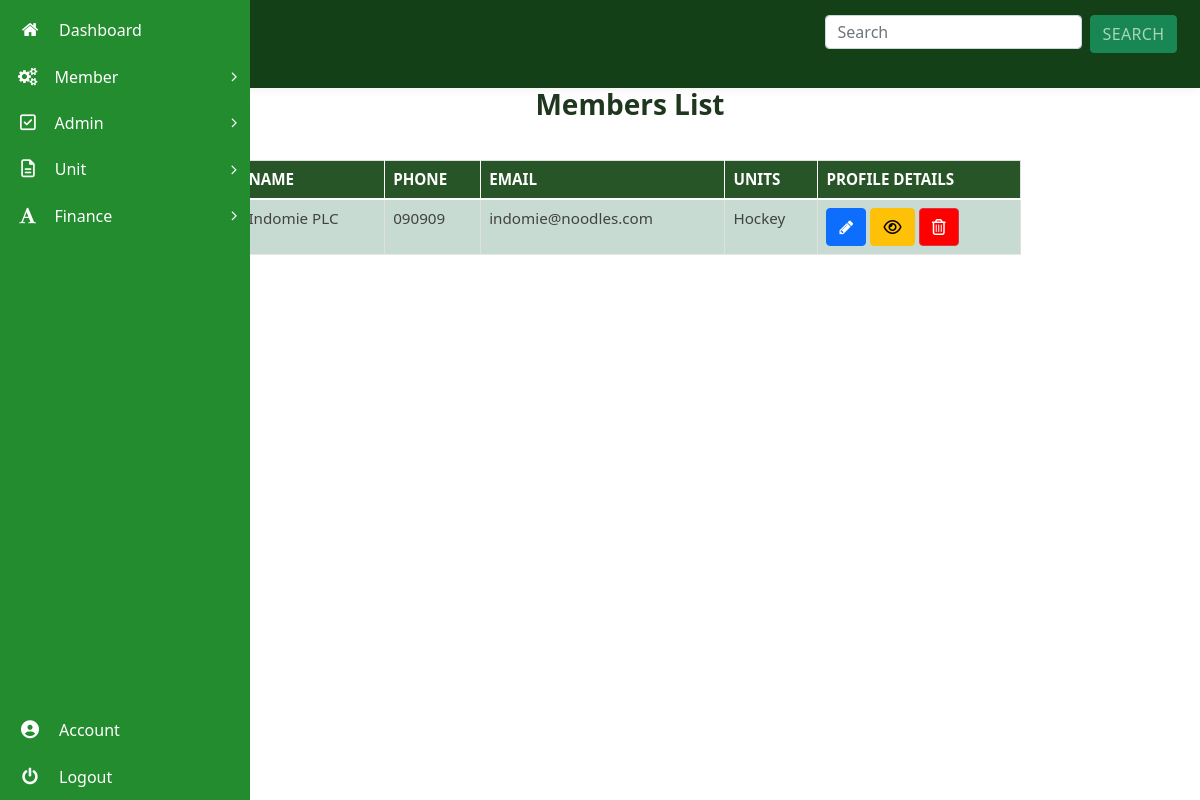
The app's page /admin/manage_members?page=2 (signed in), older data.
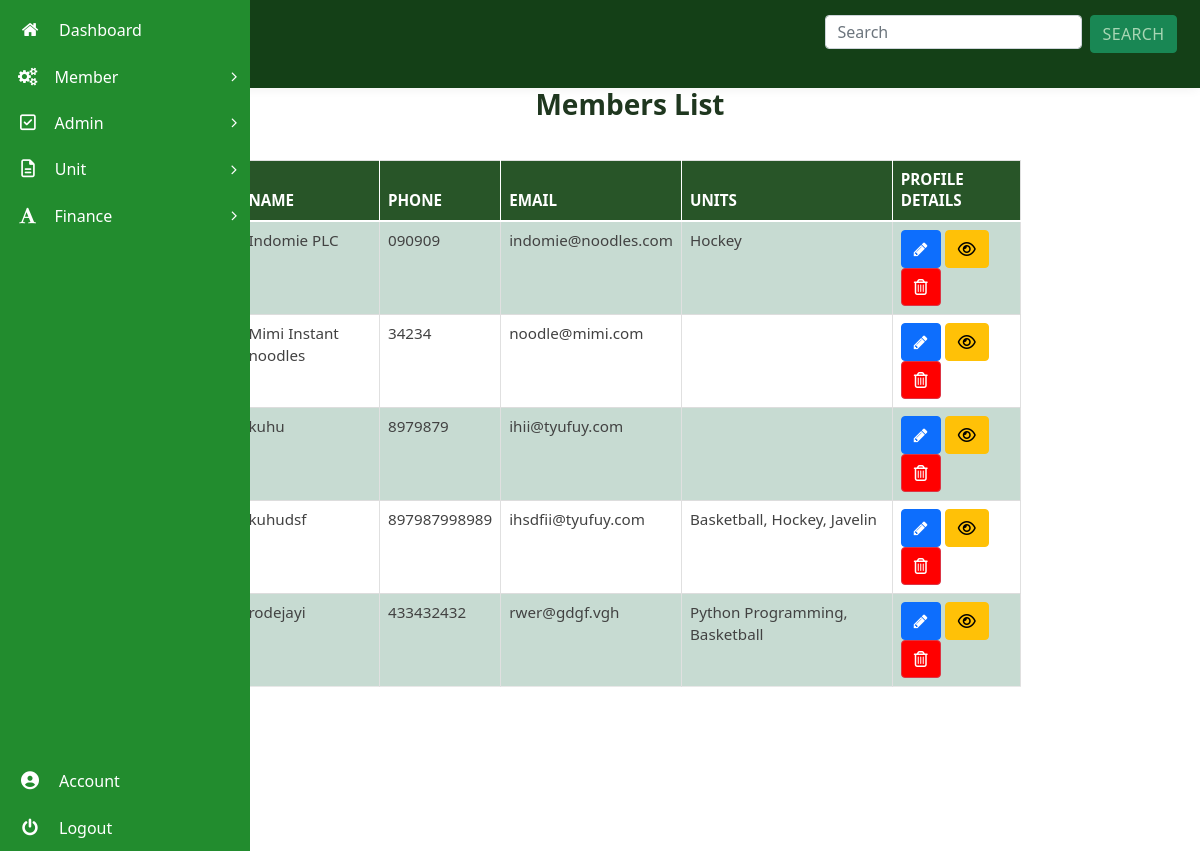
The same page, newer data.
### membership/models.py (models this page shows, shortened)
class User(db.Model, UserMixin):
  id = db.Column(db.Integer, primary_key=True)
  units = db.relationship("Unit", secondary=user_unit, backref="unit_members", lazy="dynamic")
  username = db.Column(db.String(20), unique=True, nullable=False)
  email = db.Column(db.String(120), unique=True, nullable=False)
  phone = db.Column(db.String(60), unique=True, nullable=False, default="")
  password = db.Column(db.String(60), nullable=False, default="~~~~~~~")
  image_file = db.Column(db.String(20), nullable=False, default='default.jpg')
  date_registered = db.Column(db.DateTime, nullable=False, default=datetime.utcnow)
  role = db.Column(db.String(6), nullable=False, default="USER")
  _is_superadmin = db.Column("is_superadmin", db.Boolean, nullable=False, default=False)
  current_salary = db.Column(db.String(60))
  occupation = db.Column(db.String(60))
  experience = db.Column(db.String(60))
  date_of_birth = db.Column(db.String(), nullable=False, default=datetime.utcnow)
  home_address = db.Column(db.String())
  work_address = db.Column(db.String())
  def display_units(self):
    unit_names = []
    for unit in self.units.all():
      unit_names.append(unit.name)
    return ", ".join(unit_names)
  @property
  def is_superadmin(self):
      return self._is_superadmin
  @is_superadmin.setter
  def is_superadmin(self, s):
    if type(s) == type(str()):
      if s.lower() == "true":
        self._is_superadmin = True
      elif s.lower() == "false":
        self._is_superadmin = False
    else:
      self._is_superadmin = s

class Unit(db.Model):
  id = db.Column(db.Integer, primary_key=True)
  name = db.Column(db.String(50), unique=True, nullable=False)
  date_created = db.Column(db.DateTime, nullable=False,default=datetime.utcnow)
  fees_amount = db.Column(db.String(),nullable=False,default="0")

### membership/routes.py (the view)
@app.route("/admin/manage_members")
@admin_role_required
@login_required
def manage_members():
  page = request.args.get('page', 1, type=int)
  members = User.query.filter_by(role="USER").paginate(page=page, per_page=5)
  return render_template("manage_members.html", page=page, members=members)

### membership/models.py (called while the page is built)
@login_manager.user_loader
def load_user(user_id):
    return User.query.get(int(user_id))

### membership/routes.py (called while the page is built)
def admin_role_required(func):
    @wraps(func)
    def decorated_view(*args, **kwargs):
      if current_user.is_authenticated:
        if not current_user.role == "ADMIN":
            abort(403)
        return func(*args, **kwargs)
      else:
        abort(403)
    return decorated_view

### membership/templates/manage_members.html (shortened to what this page needs)
{% extends "dashboard_layout.html" %}
{% block content %}
<link rel="stylesheet" type="text/css" href="css/table-style.css" />
<link rel="stylesheet" type="text/css" href="css/basictable.css" />
				<div class="container agile-tables">
					<h3 style="text-align: center; color:rgb(31, 55, 31); font-weight:bold;" class="text-center"> Members List</h3>
					<div class="w3l-table-info table-responsive">
					    <table id="tuble" class="table table-success table-striped table-hover ">
						<thead>
						  <tr>
							<th>Name</th>
							<th>Phone</th>
							<th>Email</th>
							<th>Units</th>
							<th>Profile Details</th>
						  </tr>
						</thead>
						<tbody>
							{% for member in members.items %}
						  <tr>
							<td>{{member.username}}</td>
							<td>{{ member.phone }}</td>
							<td>{{ member.email }}</td>
							<td>
							{{member.display_units()}}
							</td>
							<td><a role="button" class="btn btn-primary" href="{{ url_for('edit_member', member_id=member.id) }}" data-bs-toggle="tooltip" data-bs-placement="top" title="Edit Member Details" ><i class="fa fa-pencil" aria-hidden="true"  data-bs-toggle="tooltip" data-bs-placement="top" title="Edit Member Details"></i></a>
								<a type="button" class="btn btn-warning"  dataId="{{member.id}}" dataImage="/static/profile_pics/{{member.image_file }}" dataName="{{ member.username }}" dataEmail="{{member.email}}" dataPhone="{{member.phone}}" dataPassword="{{ member.password }}" dataUnits="{{member.display_units()}}" dataDateReg="{{ member.date_registered }}" dataOccupation="{{ member.occupation }}" dataHomeAddr="{{ member.home_address }}" dataWorkAddre="{{ member.work_address }}" dataExperience = "{{member.experience}}" dataCurrentSalary="{{member.current_salary}}" data-toggle="modal" data-target="#staticBackdrop" onclick="viewUserFunction(this)" data-bs-toggle="tooltip" data-bs-placement="top" title="Click to View User profile"><i class="fa fa-eye" aria-hidden="true"  data-bs-toggle="tooltip" data-bs-placement="top" title="Click to View User details"></i></a>
								<a type="button" class="btn btn-danger" style="background: red;" data-toggle="modal" id="{{member.id}}" dataName="{{member.username}}" data-target="#deletemodal"  onclick="deleteFunction(this)"data-bs-toggle="tooltip" data-bs-placement="top" title="Delete Member"><i class="fa fa-trash-o" aria-hidden="true"  data-bs-toggle="tooltip" data-bs-placement="top" title="Delete Member"></i></a>
							</td>
						  {% endfor %}
					  </table>
				  </div>
					  {% for page_num in members.iter_pages(left_edge=1, right_edge=1, left_current=1, right_current=2) %}
					    {% if page_num %}
					      {% if members.page == page_num %}
					        <a class="btn btn-success mb-5"  href="{{ url_for('manage_members', page=page_num) }}">{{ page_num }}</a>
					      {% else %}
					        <a class="btn btn-success mb-5" href="{{ url_for('manage_members', page=page_num) }}">{{ page_num }}</a>
					      {% endif %}
					    {% else %}
					      ...
					    {% endif %}
					  {% endfor %}
					</div>
{% endblock content %}

### membership/templates/dashboard_layout.html (shortened to what this page needs)
<!DOCTYPE html>
<head>
<link rel="stylesheet" href="{{ url_for('static', filename='css/bootstrap.css') }}">
<link href="https://cdn.jsdelivr.net/npm/bootstrap@5.0.2/dist/css/bootstrap.min.css" rel="stylesheet">
<link rel="stylesheet" type='text/css' href="{{ url_for('static', filename='css/style.css') }}">
<link rel="stylesheet" type='text/css' href="{{ url_for('static', filename='css/font.css') }}">
<link rel="stylesheet" type='text/css' href="{{ url_for('static', filename='css/font-awesome.css') }}">
<link href="https://cdn.jsdelivr.net/npm/bootstrap@5.0.1/dist/css/bootstrap.min.css" rel="stylesheet">
<link rel="stylesheet" href="https://cdnjs.cloudflare.com/ajax/libs/bootstrap-select/1.14.0-beta2/css/bootstrap-select.min.css"
 />
<link rel="stylesheet" type='text/css' href="{{ url_for('static', filename='css/morris.css') }}">
</head>
<body>
    <body class="dashboard-page">
  <nav class="main-menu ">
    <ul>
      <li>
        <a href="{{ url_for('dashboard') }}">
          <i class="fa fa-home nav_icon"></i>
          <span class="nav-text">
          Dashboard
          </span>
        </a>
      </li>
      <li class="has-subnav">
        <a href="javascript:;">
        <i class="fa fa-cogs" aria-hidden="true"></i>
        <span class="nav-text">
          Member
        </span>
        <i class="icon-angle-right"></i>
        </a>
      </li>
      {% if current_user.is_superadmin %}
        <li class="has-subnav">
          <a href="javascript:;">
          <i class="fa fa-check-square-o nav_icon"></i>
          <span class="nav-text">
          Admin
          </span>
          <i class="icon-angle-right"></i>
          </a>
        </li>
      {% endif %}
      <li class="has-subnav">
        <a href="javascript:;">
          <i class="fa fa-file-text-o nav_icon"></i>
            <span class="nav-text">Unit</span>
          <i class="icon-angle-right"></i>
        </a>
      </li>
      <li class="has-subnav">
        <a href="javascript:;">
          <i class="icon-font nav-icon"></i>
            <span class="nav-text">Finance</span>
          <i class="icon-angle-right"></i>
        </a>
      </li>
    </ul>
    <div style="position:absolute;left:0;bottom:0;">
      <ul >
      <li>
      <a href="{{ url_for('edit_admin' , admin_id=current_user.id )}}">
      <i class="fa fa-user-circle nav-icon"></i>
      <span class="nav-text">
      Account
      </span>
      </a>
      </li>
    </ul>
    <ul class="logout">
      <li>
      <a href="{{ url_for('logout') }}">
      <i class="icon-off nav-icon"></i>
      <span class="nav-text">
      Logout
      </span>
      </a>
      </li>
    </ul>
    </div>
  </nav>
  <section class="wrapper scrollable">
    <nav class="user-menu">
    </nav>
    <section class="title-bar">
      <div class="ric" >
        <nav class="navbar navbar-expand-lg navbar-light bg-" >
          <div class="container-fluid">
            <a class="navbar-brand" id="greeny"><img src="{{ url_for('static', filename='images/NASME.png')}}" alt="" width="60px" /></a>
            <form  method="POST" action="{{url_for('search_members')}}" class="d-flex" autocomplete="off">
            <input id="member_autocomplete" name="search_query" class="form-control me-2" type="text" placeholder="Search" aria-label="Search">
            <button class="btn btn-success" type="submit" style="color: #A8D6B4;">Search</button>
            </form>
          </div>
          </nav>
      </div>
    </section>
    {% block content %}{% endblock %}
    <br>
    <br>
    </section>
    <link href="https://code.jquery.com/ui/1.10.2/themes/smoothness/jquery-ui.min.css" rel="stylesheet">
</body>

### membership/static/css/table-style.css (style rules this page uses)
table { background: white; border-collapse: collapse; margin: 1.25em 0 0; width: 100%; }
table tr, table th, table td { border: none; border-bottom: 1px solid #e8e8e8; font-size: .95em; }
table th, table td { padding: 10px 12px; text-align: left; }
table th { background: #fcb216; color: #000000; text-transform: uppercase; }
table tr td { background: #f3faff; color: #424242; }
table tr:nth-of-type(2n+2) td { background: #ffffff; }
table { width: 100%; }
.table { margin: 30px 0; border-collapse: collapse; border-spacing: 0; empty-cells: show; border: 1px solid #e0e0e0; }
.table td, .table th { border-left: 1px solid #e0e0e0; border-width: 0 0 0 1px; font-size: inherit; margin: 0; overflow: visible; padding: 0.5em 1em; font-weight: normal; }
.table td:first-child, .table th:first-child { border-left-width: 0; }
.table thead, .table tfoot { background-color: #f05050; color: #fff; text-align: left; vertical-align: bottom; }
.table thead td, .table tfoot td, .table thead th, .table tfoot th { border-color: #fff; }
.table td { background-color: transparent; }

Row changes from the older to the newer data that the page shows:
added User: username "Mimi Instant noodles", phone "34234", email "noodle@mimi.com"
added User: username "kuhu", phone "8979879", email "ihii@tyufuy.com"
added User: username "kuhudsf", phone "897987998989", email "ihsdfii@tyufuy.com", display_units "Basketball, Hockey, Javelin"
added User: username "rodejayi", phone "433432432", email "rwer@gdgf.vgh", display_units "Python Programming, Basketball"
